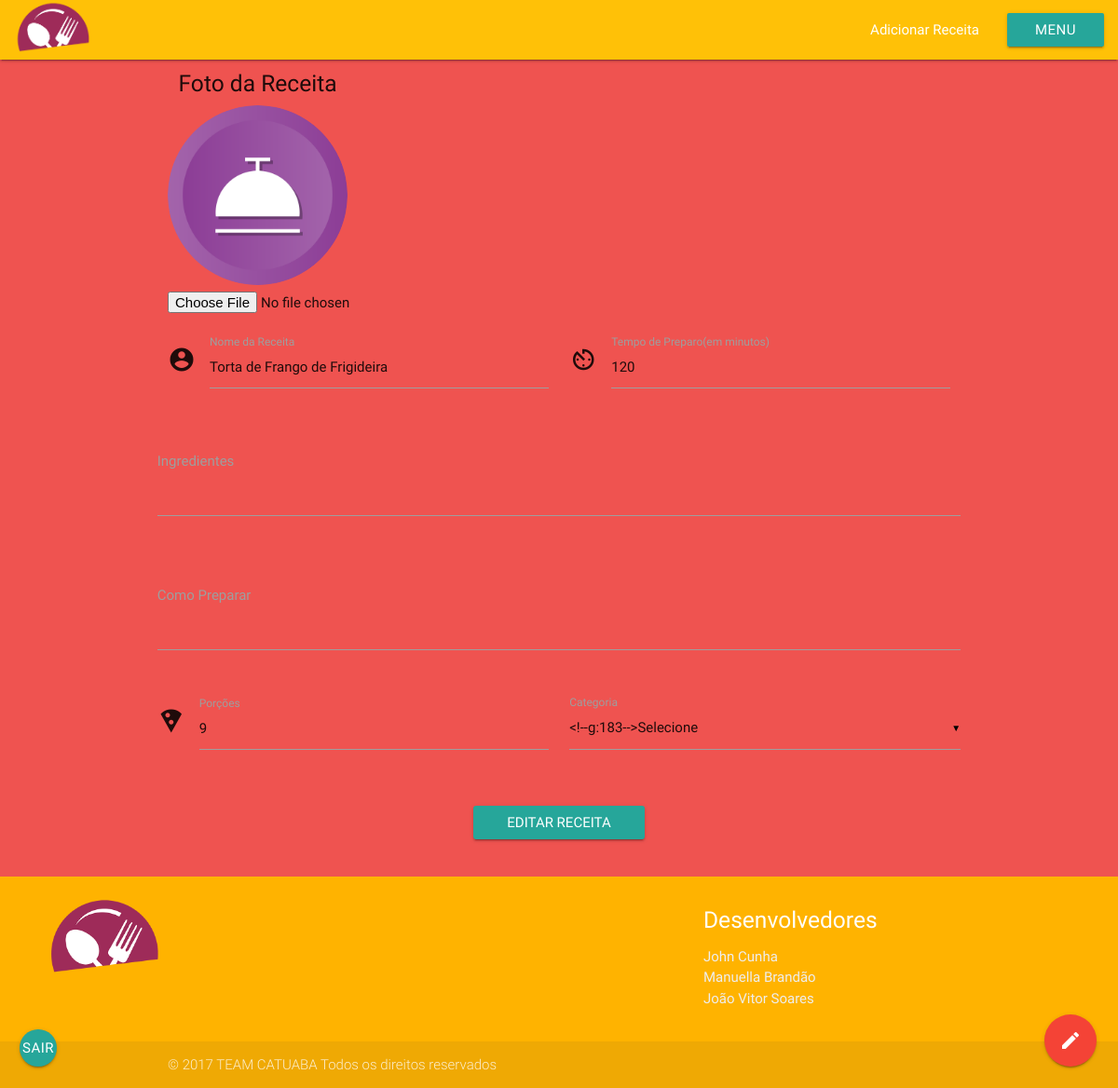
Page /editar_cadastro_receita.php?id_receita=2 (signed in) on the committed database.
### tables this page shows
CREATE TABLE `receitas` (
  `id_receita` int(11) NOT NULL AUTO_INCREMENT,
  `nome_receita` varchar(2500) DEFAULT NULL,
  `ingredientes` varchar(2500) DEFAULT NULL,
  `preparo` text,
  `tempo_preparo` int(255) DEFAULT NULL,
  `porcoes` int(255) DEFAULT NULL,
  `categoria` set('Bolos e Tortas','Carnes','Saladas e Molhos','Massas','Doces e Sobremesas') DEFAULT NULL,
  `img_receita` varchar(2500) DEFAULT NULL,
  PRIMARY KEY (`id_receita`)
);

### editar_cadastro_receita.php (the view, shortened to what this page needs)
<?php
  require 'includes/admin.php';
  if(isset($_GET['id_receita'])){
    $id_receita = isset($_GET['id_receita'])? $_GET['id_receita'] : null;
    require 'includes/connection.php';
    $sql = "SELECT * FROM receitas WHERE id_receita = '$id_receita'";
    $result = $conn->query($sql);
    $user = $result->fetch_assoc();
  } else {
    header("Location: index.php");
  }
?>
<div class="container">
  <div class="row">
  <form action="editar.php" class="col s12" method="POST" enctype="multipart/form-data">
    <div class="row">
      <div class="col s3">
        <center><h5>Foto da Receita</h5></center>
        <img class="responsive-img circle" src="lib/imagens/receita.png">
        <input type="file" name="photo_profile" value="<?=$user['photo_profile']?>" />
      </div>
    </div>
    <div class="row">
      <div class="input-field col s6">
        <i class="material-icons prefix">account_circle</i>
        <input type="text" id="icon_prefix" type="text" class="validate" name="nome_receita" value="<?=$user['nome_receita']?>">
        <label for="icon_prefix">Nome da Receita</label>
      </div>
      <div class="input-field col s6">
        <i class="material-icons prefix">av_timer</i>
        <input type="text" id="icon_prefix" type="text" class="validate" name="tempo_preparo" value="<?=$user['tempo_preparo']?>">
        <label for="incon_prefix">Tempo de Preparo(em minutos)</label>
      </div>
    </div>
    <div class="row">
      <div class="row">
        <div class="input-field col s12">
          <textarea id="textarea1" type="text" class="materialize-textarea" name="ingredientes" value="<?=$user['ingredientes']?>"></textarea>
          <label for="textarea1">Ingredientes</label>
        </div>
      </div>
      <div class="row">
        <div class="input-field col s12">
          <textarea id="textarea1" type="text" class="materialize-textarea" name="preparo" value="<?=$user['preparo']?>"></textarea>
          <label for="textarea1">Como Preparar</label>
        </div>
      </div>
      <div class="row">
      <div class="input-field col s6">
        <i class="material-icons prefix">local_pizza</i>
        <input type="text" id="icon_prefix" type="text" class="validate" name="porcoes" value="<?=$user['porcoes']?>">
        <label for="icon_prefix">Porções</label>
      </div>
      <div class="input-field col s6">
          <label>Categoria</label>
      </div>
      </div>
    </div>
    <div class="row">
      <div class="col s12">
        <center><input class="btn waves-effect waves-light" type="submit" value="Editar Receita" /></center>
      </div>
    </div>
  </form>
</div>
</div>
<?php
  require 'includes/footer.php';
?>

### rows in the picture
receitas: nome_receita "Torta de Frango de Frigideira", tempo_preparo "120", porcoes "9"
